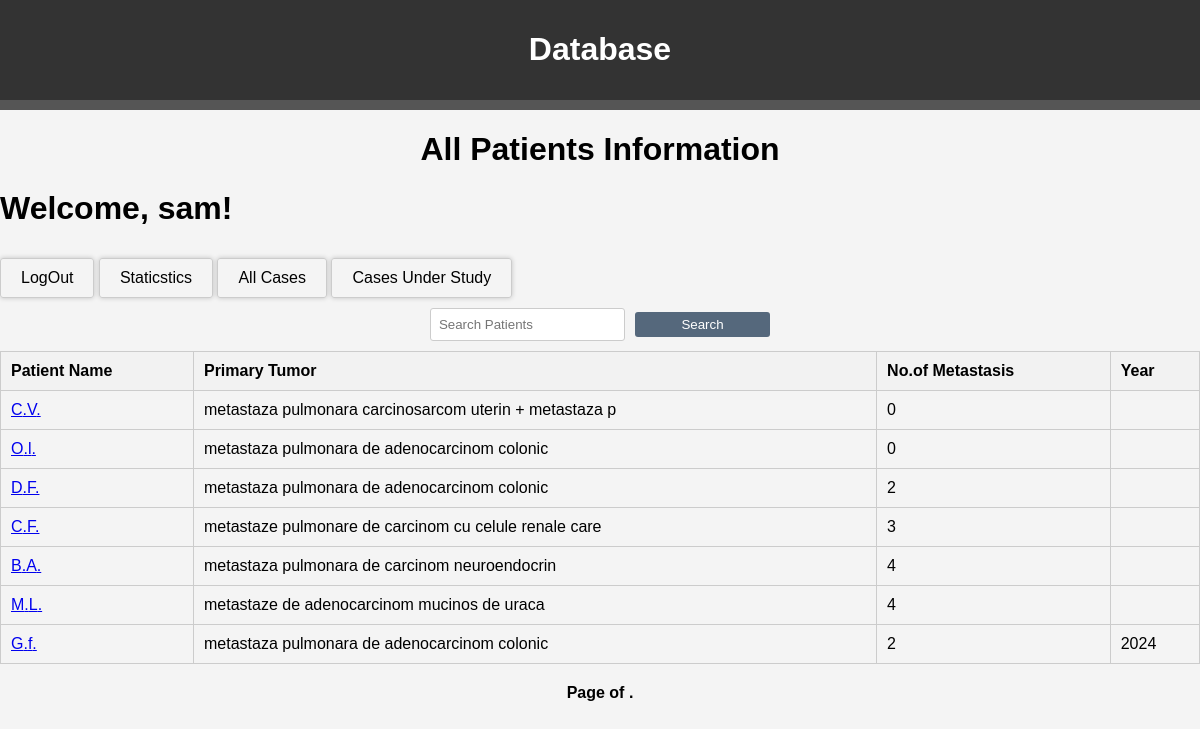
/patients/ (signed in), run on an earlier commit of the app's database.
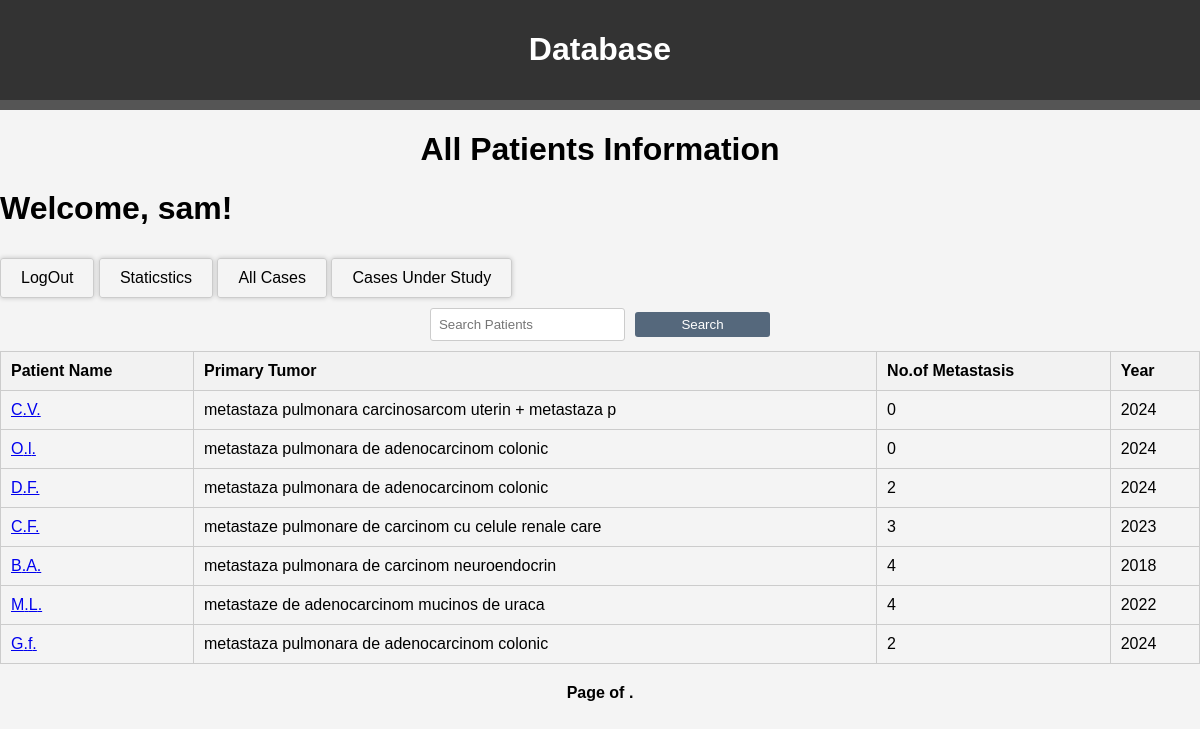
And on a later commit of the database.
### details/models.py (models this page shows, shortened)
class Patient(models.Model):
    SEX_CHOICES = [('M', 'Male'),('F', 'Female'),('O', 'Other'),]
    LUNG_CHOICES = [('L', 'Left Lung'), ('R', 'Right Lung') , ('B', 'Both Lungs')]
    first_name = models.CharField(max_length=100)
    last_name = models.CharField(max_length=100)
    primary_tumor = models.CharField(max_length=100)
    lung_option = models.CharField(max_length=1, choices=LUNG_CHOICES, blank=True, null=True)
    num_metastasis_left = models.PositiveIntegerField(blank=True, null=True)
    num_metastasis_right = models.PositiveIntegerField(blank=True, null=True)
    date_of_first_presentation = models.DateField(blank=True, null=True)
    ct_images_before = models.ManyToManyField('PatientImage', related_name='before_images', blank=True)
    ct_images_after = models.ManyToManyField('PatientImage', related_name='after_images', blank=True)
    mark_for_study = models.BooleanField(default=False)  # Add this field
    controls = models.ManyToManyField('Control', related_name='patient_controls', blank=True)
    sex = models.CharField(max_length=1, choices=SEX_CHOICES, blank=True, null=True)
    date_of_birth = models.DateField(blank=True, null=True)

### details/views.py (the view)
# urls.py: path('patients/', views.patients_info, name='patients_info'),
@login_required
def patients_info(request):
    search_query = request.GET.get('search', '')
    study = request.GET.get('study', '')
    patients = Patient.objects.all()
    if study == '1':
        patients = patients.filter(mark_for_study=True)
        show_back_to_info = True
    else:
        show_back_to_info = False
    if search_query:
        patients = patients.filter(
            Q(first_name__icontains=search_query) |
            Q(last_name__icontains=search_query) |
            Q(primary_tumor__icontains=search_query)
        )
    items_per_page = 10  # Adjust as needed
    paginator = Paginator(patients, items_per_page)
    page_number = request.GET.get('page')
    page = paginator.get_page(page_number)
    return render(request, 'patients_info.html', {
        'page': page,
        'user': request.user,
        'search_query': search_query,
        'study_filter': study,  # Pass the study filter to the template
        'chart_image_path': 'pie_chart.png',
        'patients': patients,  # Pass the patients queryset to the template
        'show_back_to_info': show_back_to_info,
    })

### templates/patients_info.html (shortened to what this page needs)
{% extends 'base.html' %}
{% block content %}
{% load static %}
<link rel="stylesheet" type="text/css" href="{% static 'styles.css' %}">
<h1 align="center">All Patients Information</h1>
{% if user.is_authenticated %}
    <h1>Welcome, {{ user.username }}!</h1>
    <div class="navbar">
        <a href="{% url 'logout' %}" class="logout-link">LogOut</a>
        <a href="{% url 'generate_pie_chart' %}" class="logout-link">Staticstics</a>
        <a href="{% url 'patients_info' %}" class="logout-link">All Cases</a>
        <a href="{% url 'patients_info' %}?study=1" class="logout-link">Cases Under Study</a>
    </div>
{% endif %}
<div class="search-form">
    <form method="GET" style="display: flex; align-items: center;">
        <input type="text" class="search-input" id="search" name="search" value="{{ search_query }}" placeholder="Search Patients" style="width: 250px; margin-right: 10px;">
        <button type="submit" class="search-button" style="background-color: #55687c; color: white; border: none; padding: 5px 10px; border-radius: 3px; cursor: pointer;">Search</button>
    </form>
</div>
<div class="patient-list">
    {% if patients %}
        <table class="patient-table">
            <thead>
                <tr>
                    <th>Patient Name</th>
                    <th>Primary Tumor</th>
                    <th>No.of Metastasis</th>
                    <th>Year</th>
                </tr>
            </thead>
            <tbody>
                {% for patient in patients %}
                <tr>
                    <td><a href="{% url 'patient_detail' patient.id %}">{{ patient.first_name|first }}.{{ patient.last_name|first }}.</a></td>
                    <td>{{ patient.primary_tumor }}</td>
                    <td>{{ patient.num_metastasis_left|default:0|add:patient.num_metastasis_right|default:0 }}</td>
                    <td>{{ patient.date_of_first_presentation|date:"Y" }}</td>
                </tr>
                {% endfor %}
            </tbody>
        </table>
        <div class="pagination" style="text-align: center; margin-top: 20px;">
            <span class="step-links">
                <span class="current-page">
                    Page {{ patients.number }} of {{ patients.paginator.num_pages }}.
                </span>
            </span>
        </div>
    {% else %}
        <p>No results found.</p>
        <a href="{% url 'patients_info' %}" class="back-link">Back to patients Information</a>
    {% endif %}
</div>
</body>
{% endblock %}

What changed in the data, as far as the page shows it:
changed Patient "metastaza pulmonara carcinosarcom uterin + metastaza p": date_of_first_presentation (not shown) → "2024"
changed Patient (number 2 of 7 on the later page): date_of_first_presentation (not shown) → "2024"
changed Patient (number 3 of 7 on the later page): date_of_first_presentation (not shown) → "2024"
changed Patient "metastaze pulmonare de carcinom cu celule renale care": date_of_first_presentation (not shown) → "2023"
changed Patient "metastaza pulmonara de carcinom neuroendocrin": date_of_first_presentation (not shown) → "2018"
changed Patient "metastaze de adenocarcinom mucinos de uraca": date_of_first_presentation (not shown) → "2022"
